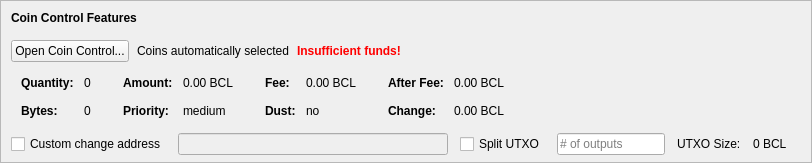
    <widget class="QFrame" name="frameCoinControl">
     <property name="sizePolicy">
      <sizepolicy hsizetype="Expanding" vsizetype="Expanding">
       <horstretch>0</horstretch>
       <verstretch>0</verstretch>
      </sizepolicy>
     </property>
     <property name="maximumSize">
      <size>
       <width>16777215</width>
       <height>16777215</height>
      </size>
     </property>
     <property name="frameShape">
      <enum>QFrame::StyledPanel</enum>
     </property>
     <property name="frameShadow">
      <enum>QFrame::Sunken</enum>
     </property>
     <layout class="QVBoxLayout" name="verticalLayoutCoinControl2">
      <property name="spacing">
       <number>0</number>
      </property>
      <property name="leftMargin">
       <number>0</number>
      </property>
      <property name="topMargin">
       <number>0</number>
      </property>
      <property name="rightMargin">
       <number>0</number>
      </property>
      <property name="bottomMargin">
       <number>6</number>
      </property>
      <item>
       <layout class="QVBoxLayout" name="verticalLayoutCoinControl" stretch="0,0,0,0,1">
        <property name="spacing">
         <number>0</number>
        </property>
        <property name="leftMargin">
         <number>10</number>
        </property>
        <property name="topMargin">
         <number>10</number>
        </property>
        <item>
         <layout class="QHBoxLayout" name="horizontalLayoutCoinControl1">
          <property name="bottomMargin">
           <number>15</number>
          </property>
          <item>
           <widget class="QLabel" name="labelCoinControlFeatures">
            <property name="sizePolicy">
             <sizepolicy hsizetype="Preferred" vsizetype="Maximum">
              <horstretch>0</horstretch>
              <verstretch>0</verstretch>
             </sizepolicy>
            </property>
            <property name="font">
             <font>
              <weight>75</weight>
              <bold>true</bold>
             </font>
            </property>
            <property name="styleSheet">
             <string notr="true">font-weight:bold;</string>
            </property>
            <property name="text">
             <string>Coin Control Features</string>
            </property>
           </widget>
          </item>
         </layout>
        </item>
        <item>
         <layout class="QHBoxLayout" name="horizontalLayoutCoinControl2" stretch="0,0,0,0">
          <property name="spacing">
           <number>8</number>
          </property>
          <property name="bottomMargin">
           <number>10</number>
          </property>
          <item>
           <widget class="QPushButton" name="pushButtonCoinControl">
            <property name="styleSheet">
             <string notr="true"/>
            </property>
            <property name="text">
             <string>Open Coin Control...</string>
            </property>
            <property name="autoDefault">
             <bool>false</bool>
            </property>
           </widget>
          </item>
          <item>
           <widget class="QLabel" name="labelCoinControlAutomaticallySelected">
            <property name="text">
             <string>Coins automatically selected</string>
            </property>
            <property name="margin">
             <number>5</number>
            </property>
           </widget>
          </item>
          <item>
           <widget class="QLabel" name="labelCoinControlInsuffFunds">
            <property name="font">
             <font>
              <weight>75</weight>
              <bold>true</bold>
             </font>
            </property>
            <property name="styleSheet">
             <string notr="true">color:red;font-weight:bold;</string>
            </property>
            <property name="text">
             <string>Insufficient funds!</string>
            </property>
            <property name="margin">
             <number>5</number>
            </property>
           </widget>
          </item>
          <item>
           <spacer name="horizontalSpacerCoinControl">
            <property name="orientation">
             <enum>Qt::Horizontal</enum>
            </property>
            <property name="sizeHint" stdset="0">
             <size>
              <width>40</width>
              <height>1</height>
             </size>
            </property>
           </spacer>
          </item>
         </layout>
        </item>
        <item>
         <widget class="QWidget" name="widgetCoinControl" native="true">
          <property name="sizePolicy">
           <sizepolicy hsizetype="Preferred" vsizetype="Preferred">
            <horstretch>0</horstretch>
            <verstretch>0</verstretch>
           </sizepolicy>
          </property>
          <property name="minimumSize">
           <size>
            <width>0</width>
            <height>0</height>
           </size>
          </property>
          <property name="styleSheet">
           <string notr="true"/>
          </property>
          <layout class="QHBoxLayout" name="horizontalLayoutCoinControl5">
           <property name="leftMargin">
            <number>0</number>
           </property>
           <property name="topMargin">
            <number>0</number>
           </property>
           <property name="rightMargin">
            <number>0</number>
           </property>
           <property name="bottomMargin">
            <number>0</number>
           </property>
           <item>
            <layout class="QHBoxLayout" name="horizontalLayoutCoinControl3" stretch="0,0,0,1">
             <property name="spacing">
              <number>20</number>
             </property>
             <property name="topMargin">
              <number>0</number>
             </property>
             <property name="bottomMargin">
              <number>10</number>
             </property>
             <item>
              <layout class="QFormLayout" name="formLayoutCoinControl1">
               <property name="horizontalSpacing">
                <number>10</number>
               </property>
               <property name="verticalSpacing">
                <number>14</number>
               </property>
               <property name="leftMargin">
                <number>10</number>
               </property>
               <property name="topMargin">
                <number>4</number>
               </property>
               <property name="rightMargin">
                <number>6</number>
               </property>
               <item row="0" column="0">
                <widget class="QLabel" name="labelCoinControlQuantityText">
                 <property name="font">
                  <font>
                   <weight>75</weight>
                   <bold>true</bold>
                  </font>
                 </property>
                 <property name="text">
                  <string>Quantity:</string>
                 </property>
                 <property name="margin">
                  <number>0</number>
                 </property>
                </widget>
               </item>
               <item row="0" column="1">
                <widget class="QLabel" name="labelCoinControlQuantity">
                 <property name="cursor">
                  <cursorShape>IBeamCursor</cursorShape>
                 </property>
                 <property name="contextMenuPolicy">
                  <enum>Qt::ActionsContextMenu</enum>
                 </property>
                 <property name="text">
                  <string notr="true">0</string>
                 </property>
                 <property name="margin">
                  <number>0</number>
                 </property>
                 <property name="textInteractionFlags">
                  <set>Qt::LinksAccessibleByMouse|Qt::TextSelectableByKeyboard|Qt::TextSelectableByMouse</set>
                 </property>
                </widget>
               </item>
               <item row="1" column="0">
                <widget class="QLabel" name="labelCoinControlBytesText">
                 <property name="font">
                  <font>
                   <weight>75</weight>
                   <bold>true</bold>
                  </font>
                 </property>
                 <property name="text">
                  <string>Bytes:</string>
                 </property>
                </widget>
               </item>
               <item row="1" column="1">
                <widget class="QLabel" name="labelCoinControlBytes">
                 <property name="cursor">
                  <cursorShape>IBeamCursor</cursorShape>
                 </property>
                 <property name="contextMenuPolicy">
                  <enum>Qt::ActionsContextMenu</enum>
                 </property>
                 <property name="text">
                  <string notr="true">0</string>
                 </property>
                 <property name="textInteractionFlags">
                  <set>Qt::LinksAccessibleByMouse|Qt::TextSelectableByKeyboard|Qt::TextSelectableByMouse</set>
                 </property>
                </widget>
               </item>
              </layout>
             </item>
             <item>
              <layout class="QFormLayout" name="formLayoutCoinControl2">
               <property name="horizontalSpacing">
                <number>10</number>
               </property>
               <property name="verticalSpacing">
                <number>14</number>
               </property>
               <property name="leftMargin">
                <number>6</number>
               </property>
               <property name="topMargin">
                <number>4</number>
               </property>
               <property name="rightMargin">
                <number>6</number>
               </property>
               <item row="0" column="0">
                <widget class="QLabel" name="labelCoinControlAmountText">
                 <property name="font">
                  <font>
                   <weight>75</weight>
                   <bold>true</bold>
                  </font>
                 </property>
                 <property name="text">
                  <string>Amount:</string>
                 </property>
                 <property name="margin">
                  <number>0</number>
                 </property>
                </widget>
               </item>
               <item row="0" column="1">
                <widget class="QLabel" name="labelCoinControlAmount">
                 <property name="cursor">
                  <cursorShape>IBeamCursor</cursorShape>
                 </property>
                 <property name="contextMenuPolicy">
                  <enum>Qt::ActionsContextMenu</enum>
                 </property>
                 <property name="text">
                  <string notr="true">0.00 BCL</string>
                 </property>
                 <property name="textInteractionFlags">
                  <set>Qt::LinksAccessibleByMouse|Qt::TextSelectableByKeyboard|Qt::TextSelectableByMouse</set>
                 </property>
                </widget>
               </item>
               <item row="1" column="0">
                <widget class="QLabel" name="labelCoinControlPriorityText">
                 <property name="font">
                  <font>
                   <weight>75</weight>
                   <bold>true</bold>
                  </font>
                 </property>
                 <property name="text">
                  <string>Priority:</string>
                 </property>
                </widget>
               </item>
               <item row="1" column="1">
                <widget class="QLabel" name="labelCoinControlPriority">
                 <property name="cursor">
                  <cursorShape>IBeamCursor</cursorShape>
                 </property>
                 <property name="contextMenuPolicy">
                  <enum>Qt::ActionsContextMenu</enum>
                 </property>
                 <property name="text">
                  <string>medium</string>
                 </property>
                 <property name="textInteractionFlags">
                  <set>Qt::LinksAccessibleByMouse|Qt::TextSelectableByKeyboard|Qt::TextSelectableByMouse</set>
                 </property>
                </widget>
               </item>
              </layout>
             </item>
             <item>
              <layout class="QFormLayout" name="formLayoutCoinControl3">
               <property name="horizontalSpacing">
                <number>10</number>
               </property>
               <property name="verticalSpacing">
                <number>14</number>
               </property>
               <property name="leftMargin">
                <number>6</number>
               </property>
               <property name="topMargin">
                <number>4</number>
               </property>
               <property name="rightMargin">
                <number>6</number>
               </property>
               <item row="0" column="0">
                <widget class="QLabel" name="labelCoinControlFeeText">
                 <property name="font">
                  <font>
                   <weight>75</weight>
                   <bold>true</bold>
                  </font>
                 </property>
                 <property name="text">
                  <string>Fee:</string>
                 </property>
                 <property name="margin">
                  <number>0</number>
                 </property>
                </widget>
               </item>
               <item row="0" column="1">
                <widget class="QLabel" name="labelCoinControlFee">
                 <property name="cursor">
                  <cursorShape>IBeamCursor</cursorShape>
                 </property>
                 <property name="contextMenuPolicy">
                  <enum>Qt::ActionsContextMenu</enum>
                 </property>
                 <property name="text">
                  <string notr="true">0.00 BCL</string>
                 </property>
                 <property name="textInteractionFlags">
                  <set>Qt::LinksAccessibleByMouse|Qt::TextSelectableByKeyboard|Qt::TextSelectableByMouse</set>
                 </property>
                </widget>
               </item>
               <item row="1" column="0">
                <widget class="QLabel" name="labelCoinControlLowOutputText">
                 <property name="font">
                  <font>
                   <weight>75</weight>
                   <bold>true</bold>
                  </font>
                 </property>
                 <property name="text">
                  <string>Dust:</string>
                 </property>
                </widget>
               </item>
               <item row="1" column="1">
                <widget class="QLabel" name="labelCoinControlLowOutput">
                 <property name="cursor">
                  <cursorShape>IBeamCursor</cursorShape>
                 </property>
                 <property name="contextMenuPolicy">
                  <enum>Qt::ActionsContextMenu</enum>
                 </property>
                 <property name="text">
                  <string>no</string>
                 </property>
                 <property name="textInteractionFlags">
                  <set>Qt::LinksAccessibleByMouse|Qt::TextSelectableByKeyboard|Qt::TextSelectableByMouse</set>
                 </property>
                </widget>
               </item>
              </layout>
             </item>
             <item>
              <layout class="QFormLayout" name="formLayoutCoinControl4">
               <property name="horizontalSpacing">
                <number>10</number>
               </property>
               <property name="verticalSpacing">
                <number>14</number>
               </property>
               <property name="leftMargin">
                <number>6</number>
               </property>
               <property name="topMargin">
                <number>4</number>
               </property>
               <property name="rightMargin">
                <number>6</number>
               </property>
               <item row="0" column="0">
                <widget class="QLabel" name="labelCoinControlAfterFeeText">
                 <property name="font">
                  <font>
                   <weight>75</weight>
                   <bold>true</bold>
                  </font>
                 </property>
                 <property name="text">
                  <string>After Fee:</string>
                 </property>
                 <property name="margin">
                  <number>0</number>
                 </property>
                </widget>
               </item>
               <item row="0" column="1">
                <widget class="QLabel" name="labelCoinControlAfterFee">
                 <property name="cursor">
                  <cursorShape>IBeamCursor</cursorShape>
                 </property>
                 <property name="contextMenuPolicy">
                  <enum>Qt::ActionsContextMenu</enum>
                 </property>
                 <property name="text">
                  <string notr="true">0.00 BCL</string>
                 </property>
                 <property name="textInteractionFlags">
                  <set>Qt::LinksAccessibleByMouse|Qt::TextSelectableByKeyboard|Qt::TextSelectableByMouse</set>
                 </property>
                </widget>
               </item>
               <item row="1" column="0">
                <widget class="QLabel" name="labelCoinControlChangeText">
                 <property name="font">
                  <font>
                   <weight>75</weight>
                   <bold>true</bold>
                  </font>
                 </property>
                 <property name="text">
                  <string>Change:</string>
                 </property>
                </widget>
               </item>
               <item row="1" column="1">
                <widget class="QLabel" name="labelCoinControlChange">
                 <property name="cursor">
                  <cursorShape>IBeamCursor</cursorShape>
                 </property>
                 <property name="contextMenuPolicy">
                  <enum>Qt::ActionsContextMenu</enum>
                 </property>
                 <property name="text">
                  <string notr="true">0.00 BCL</string>
                 </property>
                 <property name="textInteractionFlags">
                  <set>Qt::LinksAccessibleByMouse|Qt::TextSelectableByKeyboard|Qt::TextSelectableByMouse</set>
                 </property>
                </widget>
               </item>
              </layout>
             </item>
            </layout>
           </item>
          </layout>
         </widget>
        </item>
        <item>
         <layout class="QHBoxLayout" name="horizontalLayoutCoinControl4" stretch="0,0,0,0,0,0,0">
          <property name="spacing">
           <number>12</number>
          </property>
          <property name="sizeConstraint">
           <enum>QLayout::SetDefaultConstraint</enum>
          </property>
          <property name="topMargin">
           <number>5</number>
          </property>
          <property name="rightMargin">
           <number>5</number>
          </property>
          <item>
           <widget class="QCheckBox" name="checkBoxCoinControlChange">
            <property name="toolTip">
             <string>If this is activated, but the change address is empty or invalid, change will be sent to a newly generated address.</string>
            </property>
            <property name="text">
             <string>Custom change address</string>
            </property>
           </widget>
          </item>
          <item>
           <widget class="QValidatedLineEdit" name="lineEditCoinControlChange">
            <property name="enabled">
             <bool>false</bool>
            </property>
            <property name="sizePolicy">
             <sizepolicy hsizetype="Expanding" vsizetype="Fixed">
              <horstretch>0</horstretch>
              <verstretch>0</verstretch>
             </sizepolicy>
            </property>
           </widget>
          </item>
          <item>
           <widget class="QCheckBox" name="splitBlockCheckBox">
            <property name="text">
             <string>Split UTXO</string>
            </property>
           </widget>
          </item>
          <item>
           <widget class="QLineEdit" name="splitBlockLineEdit">
            <property name="sizePolicy">
             <sizepolicy hsizetype="Fixed" vsizetype="Fixed">
              <horstretch>50</horstretch>
              <verstretch>0</verstretch>
             </sizepolicy>
            </property>
            <property name="placeholderText">
             <string># of outputs</string>
            </property>
           </widget>
          </item>
          <item>
           <widget class="QLabel" name="labelBlockSizeText">
            <property name="text">
             <string>UTXO Size:</string>
            </property>
           </widget>
          </item>
          <item>
           <widget class="QLabel" name="labelBlockSize">
            <property name="text">
             <string>0 BCL</string>
            </property>
           </widget>
          </item>
          <item>
           <widget class="QLabel" name="labelCoinControlChangeLabel">
            <property name="sizePolicy">
             <sizepolicy hsizetype="Preferred" vsizetype="Expanding">
              <horstretch>0</horstretch>
              <verstretch>0</verstretch>
             </sizepolicy>
            </property>
            <property name="minimumSize">
             <size>
              <width>0</width>
              <height>0</height>
             </size>
            </property>
            <property name="text">
             <string/>
            </property>
            <property name="margin">
             <number>3</number>
            </property>
           </widget>
          </item>
         </layout>
        </item>
        <item>
         <spacer name="verticalSpacerCoinControl">
          <property name="orientation">
           <enum>Qt::Vertical</enum>
          </property>
          <property name="sizeHint" stdset="0">
           <size>
            <width>800</width>
            <height>1</height>
           </size>
          </property>
         </spacer>
        </item>
       </layout>
      </item>
     </layout>
    </widget>
